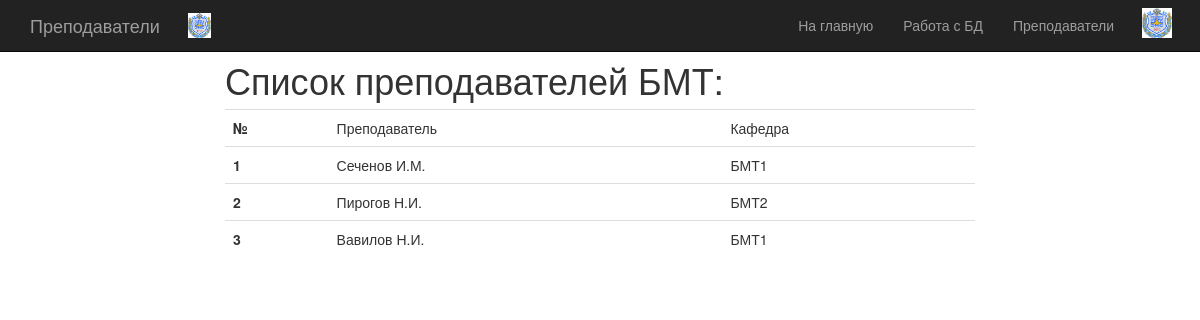
Page /teachersBMT on the committed database.
### my_app/models.py (models this page shows)
class teacherBMT(models.Model):
        teacher_fio = models.CharField(max_length=100)
        teacher_department = models.CharField(max_length=100)

### my_app/views.py (the view)
# urls.py: url(r'^teachersBMT', TeacherBMTView.as_view(), name='BMT_url'),
class TeacherBMTView(ListView):
    model = teacherBMT
    template_name = 'BMT.html'

### templates/BMT.html
{% extends 'base.html' %}
{% block body1 %}
    <div id="header1">
        <div class="container">
            <div class="row centered">
                <div class="col-lg-8 col-lg-offset-2">
                    <h1><br>Список преподавателей БМТ:<br></h1>
                <table class="table table-hover table-inverse">
                <tr>
                    <th>№</th>
                    <td>Преподаватель</td>
                    <td>Кафедра</td>
                </tr>
                {% for teacherBMT in object_list %}
                    <tr>
                        <th scope="row">{{teacherBMT.id}}</th>
                        <td> {{teacherBMT.teacher_fio}} </td>
                        <td>{{ teacherBMT.teacher_department }}</td>
                    </tr>
                {% endfor %}
                </table>
                </div>
            </div>
        </div>
    </div>
{% endblock %}

### rows in the picture
teacherBMT: id "1", teacher_fio "Сеченов И.М.", teacher_department "БМТ1"
teacherBMT: id "2", teacher_fio "Пирогов Н.И.", teacher_department "БМТ2"
teacherBMT: id "3", teacher_fio "Вавилов Н.И.", teacher_department "БМТ1"
